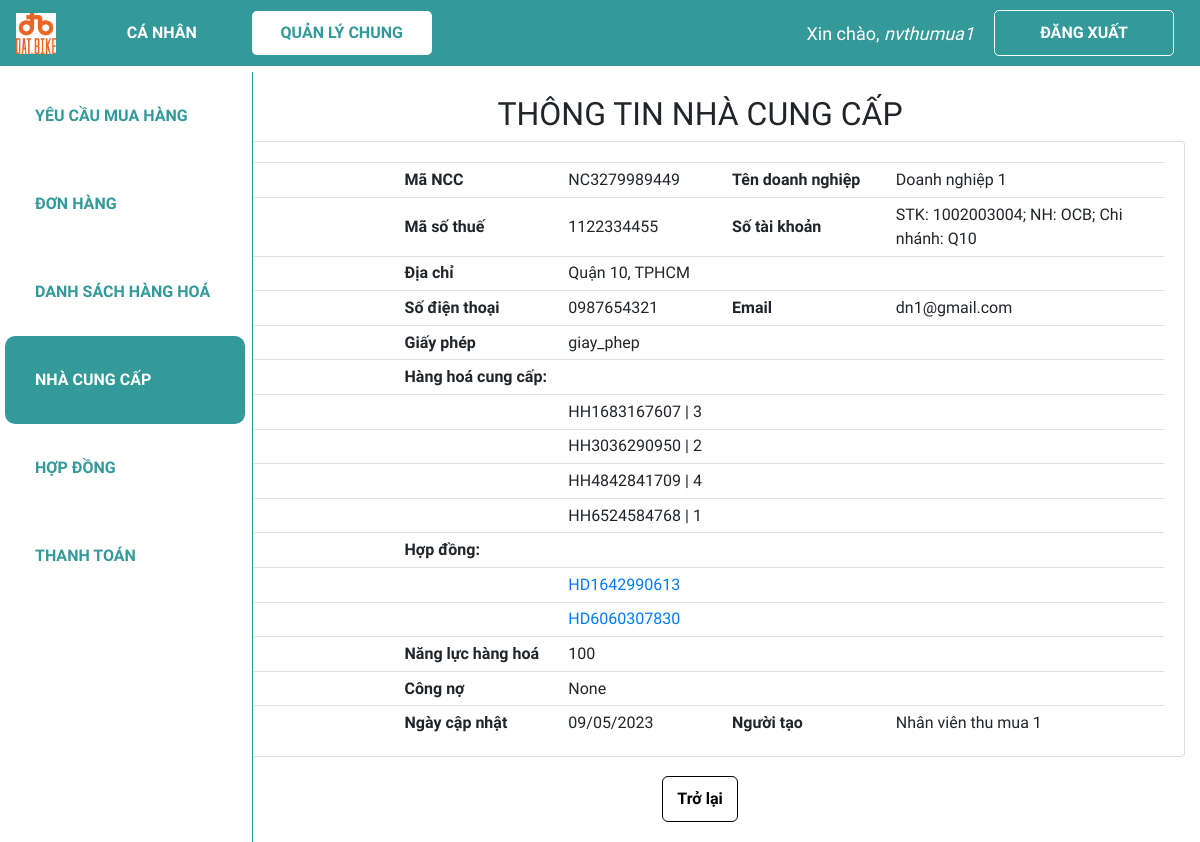
Page /xem_ncc/NC3279989449 (signed in) on the earlier database version.
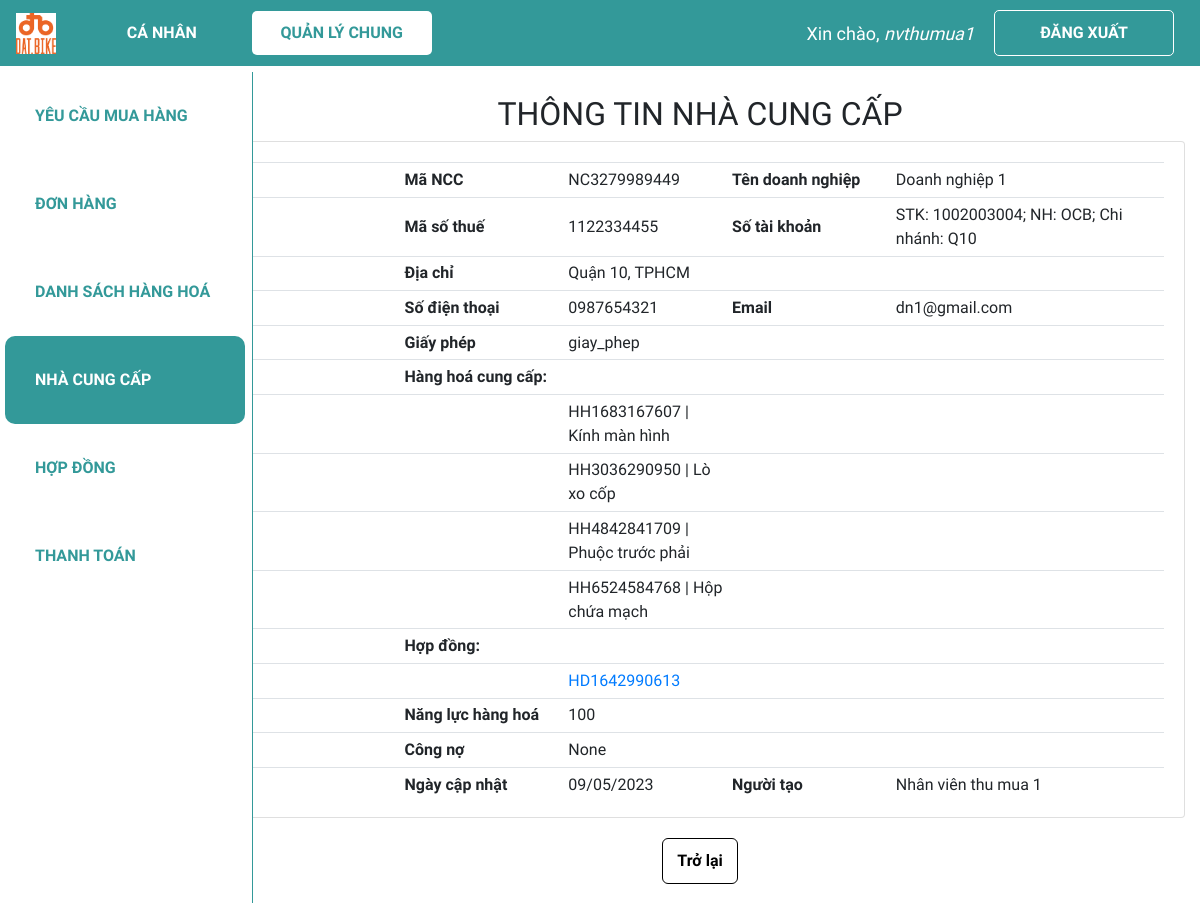
Same page on the later database version.
### web_core/models.py (models this page shows, shortened)
class HANGHOA(models.Model):
    ma_HH = ShortUUIDField(
        verbose_name='Mã hàng hoá',
        length=10,
        max_length=12,
        prefix="HH",
        alphabet="0123456789",
        primary_key=True
    )
    ten_hang_hoa = models.CharField('Tên hàng hoá', max_length = 100,blank=True, null=True)
    so_luong_ton = models.IntegerField('Số lượng tồn', validators = [MinValueValidator(0)], default = 0)
    def __str__(self):
        line = str(self.ma_HH) + ' | ' + self.ten_hang_hoa
        return line

class HOPDONG(models.Model):
    danh_muc_trang_thai = (
        ('Chờ phê duyệt', 'Chờ phê duyệt'),
        ('Đã duyệt', 'Đã duyệt'),
        ('Đang có hiệu lực', 'Đang có hiệu lực'),
        ('Đã hết hạn', 'Đã hết hạn'),
    )
    ma_HD = ShortUUIDField(
        verbose_name='Mã hợp đồng',
        length=10,
        max_length=12,
        prefix="HD",
        alphabet="0123456789",
        primary_key=True
    )
    ma_hang_hoa = models.ManyToManyField(HANGHOA, verbose_name = 'Mã hàng hoá', blank = True)
    ma_nhan_vien_tao = models.ForeignKey(NHANVIEN, on_delete = models.SET_NULL, verbose_name = 'Mã nhân viên tạo', related_name = 'nv_tao_HD', blank = True, null=True)
    ma_quan_ly_duyet = models.ForeignKey(NHANVIEN, on_delete = models.SET_NULL, verbose_name = 'Mã quản lý duyệt', related_name = 'quan_ly_HD', blank = True, null=True)
    ma_ncc = models.ForeignKey(NCC, on_delete = models.SET_NULL, verbose_name = 'Nhà cung cấp',blank=True, null=True)
    ngay_tao = models.DateTimeField('Ngày tạo', default = datetime.now)
    ngay_cap_nhat = models.DateTimeField('Ngày cập nhật', default = datetime.now)
    ngay_hieu_luc = models.DateField('Ngày hiệu lực', editable=True, blank=True, null=True)
    ngay_het_han = models.DateField('Ngày hết hạn', editable=True, blank=True, null=True)
    file_hop_dong = models.CharField('File hợp đồng', max_length=500,blank=True, null=True)
    phu_luc_hop_dong = models.CharField('Phụ lục hợp đồng', max_length=20000, blank=True, null=True)
    trang_thai = models.CharField('Trạng thái hợp đồng', max_length=100, choices=danh_muc_trang_thai, default='Chờ phê duyệt',blank=True, null=True)

### web_core/decorators.py (the view)
        def wrapper_func(request, *args, **kwargs):
            group = None
            if request.user.groups.exists():
                group = request.user.groups.all()
            if len(group) > 2 and any(role.name in allowed_roles for role in group):
                return view_func(request, *args, **kwargs)
            elif group[0].name in allowed_roles:
                return view_func(request, *args, **kwargs)
            else:
                return HttpResponse('Not authorized')

### web_core/templatetags/index.py (called while the page is built)
@register.filter
def first_group_name(user):
    groups = user.groups.all()
    if groups:
        return groups[0].name
    return ''

### web_core/views.py (called while the page is built)
@allowed_users(['thumua', 'quanly'])
@login_required(login_url='login')
def view_ncc(request, ma_NCC):
    if ma_NCC is None:
        return redirect('/dsncc')
    ncc = NCC.objects.get(ma_NCC=ma_NCC)
    hopdong = HOPDONG.objects.filter(ma_ncc=ma_NCC)
    context = {'ncc':ncc, 'hopdong':hopdong}
    return render(request,'web_core/view_ncc.html', context)

### web_core/templates/web_core/view_ncc.html (shortened to what this page needs)
{% extends 'web_core/main.html' %}
{% block content %}
<h2 class="table-title" style>THÔNG TIN NHÀ CUNG CẤP</h2>
<div class="card card-body">
    <table class="table table-sm ncc">
        <tr>
            <th class="small-content"></th>
            <th class="small-content">Mã NCC</th>
            <td class="small-content">{{ncc.ma_NCC}}</td>
            <th class="small-content">Tên doanh nghiệp</th>
            <td class="small-content">{{ncc.ten_doanh_nghiep}}</td>
        </tr>
        <tr>
            <th class="small-content"></th>
            <th class="small-content">Mã số thuế</th>
            <td class="small-content">{{ncc.ma_so_thue}}</td>
            <th class="small-content">Số tài khoản</th>
            <td class="small-content">{{ncc.stk}}</td>
        </tr>
        <tr>
            <th class="small-content"></th>
            <th class="small-content">Địa chỉ</th>
            <td class="small-content">{{ncc.dia_chi}}</td>
            <th class="small-content"></th>
            <td class="small-content"></td>
        </tr>
        <tr>
            <th class="small-content"></th>
            <th class="small-content">Số điện thoại</th>
            <td class="small-content">{{ncc.sdt}}</td>
            <th class="small-content">Email</th>
            <td class="small-content">{{ncc.email}}</td>
        </tr>
        <tr>
            <th class="small-content"></th>
            <th class="small-content">Giấy phép</th>
            <td class="small-content">{{ncc.giay_phep}}</td>
            <th class="small-content"></th>
            <td class="mid-content"></td>
        </tr>
        <tr>
            <th class="small-content"></th>
            <th class="small-content">Hàng hoá cung cấp:</th>
            <td class="small-content"></td>
            <td class="small-content"></td>
            <td class="small-content"></td>
        </tr>
        {% for hh in ncc.ma_hang_hoa.all %}
            <tr>
                <th class="small-content"></th>
                <th class="small-content"></th>
                <td class="small-content">{{hh}}</td>
                <th class="small-content"></th>
                <td class="small-content"></td>
            </tr>
        {% endfor %}
        <tr>
            <th class="small-content"></th>
            <th class="small-content">Hợp đồng:</th>
            <th class="small-content"></th>
            <td class="small-content"></td>
            <td class="small-content"></td>
        </tr>
        {% for hd in hopdong %}
            <tr>
                <th class="small-content"></th>
                <th class="small-content"></th>
                <td class="small-content"><a href="{% url 'quanli_xem_hd' hd.ma_HD%}">{{hd.ma_HD}}</a></td>
                <th class="small-content"></th>
                <td class="small-content"></td>
            </tr>
        {% endfor %}
        <tr>
            <th class="small-content"></th>
            <th class="small-content">Năng lực hàng hoá</th>
            <td class="small-content">{{ncc.nang_luc_hang_hoa}}</td>
            <td class="small-content"></td>
            <td class="small-content"></td>
        </tr>
        <tr>
            <th class="small-content"></th>
            <th class="small-content">Công nợ</th>
            <td class="small-content">{{ncc.cong_no}}</td>
            <th class="small-content"></th>
            <td class="small-content"></td>
        </tr>
        <tr>
            <th class="small-content"></th>
            <th class="small-content">Ngày cập nhật</th>
            <td class="small-content">{{ncc.ngay_cap_nhat|date:"d/m/Y"}}</td>
            <th class="small-content">Người tạo</th>
            <td class="small-content">{{ncc.ma_nhan_vien_tao.ho_ten}}</td>
        </tr>
    </table>
</div>
<div class="form-btn">
    <a class='btn back-btn' href="{% url 'quanli_dsncc' %}">Trở lại</a>
</div>
{% endblock %}

Differences in the rows shown:
removed HOPDONG: ma_HD "HD6060307830"
changed HANGHOA: ma_HH+ten_hang_hoa "HH1683167607 | 3" → "HH1683167607 | Kính màn hình"
changed HANGHOA: ma_HH+ten_hang_hoa "HH3036290950 | 2" → "HH3036290950 | Lò xo cốp"
changed HANGHOA: ma_HH+ten_hang_hoa "HH4842841709 | 4" → "HH4842841709 | Phuộc trước phải"
changed HANGHOA: ma_HH+ten_hang_hoa "HH6524584768 | 1" → "HH6524584768 | Hộp chứa mạch"
